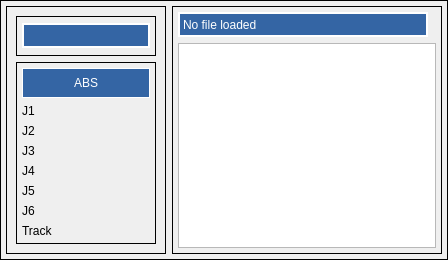
                  <widget class="QFrame" name="gridFrame">
                   <property name="minimumSize">
                    <size>
                     <width>420</width>
                     <height>250</height>
                    </size>
                   </property>
                   <property name="maximumSize">
                    <size>
                     <width>9999</width>
                     <height>16777215</height>
                    </size>
                   </property>
                   <property name="frameShape">
                    <enum>QFrame::Panel</enum>
                   </property>
                   <layout class="QGridLayout" name="gridLayout_23">
                    <property name="leftMargin">
                     <number>5</number>
                    </property>
                    <property name="topMargin">
                     <number>5</number>
                    </property>
                    <property name="rightMargin">
                     <number>5</number>
                    </property>
                    <property name="bottomMargin">
                     <number>5</number>
                    </property>
                    <item row="2" column="4">
                     <widget class="QFrame" name="gridFrame">
                      <property name="minimumSize">
                       <size>
                        <width>270</width>
                        <height>0</height>
                       </size>
                      </property>
                      <property name="maximumSize">
                       <size>
                        <width>260</width>
                        <height>16777215</height>
                       </size>
                      </property>
                      <property name="frameShape">
                       <enum>QFrame::Box</enum>
                      </property>
                      <layout class="QGridLayout" name="gridLayout_61">
                       <property name="leftMargin">
                        <number>5</number>
                       </property>
                       <property name="topMargin">
                        <number>5</number>
                       </property>
                       <property name="rightMargin">
                        <number>5</number>
                       </property>
                       <property name="bottomMargin">
                        <number>5</number>
                       </property>
                       <item row="1" column="0">
                        <widget class="QTextEdit" name="textEdit"/>
                       </item>
                       <item row="0" column="0">
                        <widget class="QLabel" name="filepath">
                         <property name="minimumSize">
                          <size>
                           <width>0</width>
                           <height>25</height>
                          </size>
                         </property>
                         <property name="maximumSize">
                          <size>
                           <width>250</width>
                           <height>30</height>
                          </size>
                         </property>
                         <property name="styleSheet">
                          <string notr="true">color: rgb(255, 255, 255);
background-color:rgb(52, 101, 164);</string>
                         </property>
                         <property name="frameShape">
                          <enum>QFrame::Box</enum>
                         </property>
                         <property name="lineWidth">
                          <number>2</number>
                         </property>
                         <property name="text">
                          <string>No file loaded</string>
                         </property>
                         <property name="rules" stdset="0">
                          <string>[{&quot;channels&quot;: [{&quot;url&quot;: &quot;status:file&quot;, &quot;trigger&quot;: true}], &quot;property&quot;: &quot;Text&quot;, &quot;expression&quot;: &quot;str(ch[0])&quot;, &quot;name&quot;: &quot;file path&quot;}]</string>
                         </property>
                        </widget>
                       </item>
                      </layout>
                     </widget>
                    </item>
                    <item row="2" column="0" colspan="4">
                     <widget class="QFrame" name="gridFrame">
                      <property name="minimumSize">
                       <size>
                        <width>160</width>
                        <height>0</height>
                       </size>
                      </property>
                      <property name="maximumSize">
                       <size>
                        <width>160</width>
                        <height>16777215</height>
                       </size>
                      </property>
                      <property name="styleSheet">
                       <string notr="true"/>
                      </property>
                      <property name="frameShape">
                       <enum>QFrame::Box</enum>
                      </property>
                      <layout class="QGridLayout" name="gridLayout_20">
                       <item row="1" column="0" rowspan="2">
                        <widget class="QFrame" name="gridFrame">
                         <property name="sizePolicy">
                          <sizepolicy hsizetype="Preferred" vsizetype="Preferred">
                           <horstretch>0</horstretch>
                           <verstretch>0</verstretch>
                          </sizepolicy>
                         </property>
                         <property name="minimumSize">
                          <size>
                           <width>140</width>
                           <height>120</height>
                          </size>
                         </property>
                         <property name="maximumSize">
                          <size>
                           <width>120</width>
                           <height>350</height>
                          </size>
                         </property>
                         <property name="styleSheet">
                          <string notr="true">
QLabel {font: 16pt &quot;DejaVu Sans&quot;;}
</string>
                         </property>
                         <property name="frameShape">
                          <enum>QFrame::Box</enum>
                         </property>
                         <layout class="QGridLayout" name="gridLayout_21">
                          <property name="leftMargin">
                           <number>5</number>
                          </property>
                          <property name="topMargin">
                           <number>5</number>
                          </property>
                          <property name="rightMargin">
                           <number>5</number>
                          </property>
                          <property name="bottomMargin">
                           <number>5</number>
                          </property>
                          <item row="1" column="2">
                           <widget class="QLabel" name="label_15">
                            <property name="maximumSize">
                             <size>
                              <width>30</width>
                              <height>30</height>
                             </size>
                            </property>
                            <property name="text">
                             <string>J1</string>
                            </property>
                           </widget>
                          </item>
                          <item row="4" column="2">
                           <widget class="QLabel" name="label_17">
                            <property name="maximumSize">
                             <size>
                              <width>30</width>
                              <height>30</height>
                             </size>
                            </property>
                            <property name="text">
                             <string>J3</string>
                            </property>
                           </widget>
                          </item>
                          <item row="8" column="2">
                           <widget class="QLabel" name="label_23">
                            <property name="maximumSize">
                             <size>
                              <width>30</width>
                              <height>30</height>
                             </size>
                            </property>
                            <property name="text">
                             <string>J6</string>
                            </property>
                           </widget>
                          </item>
                          <item row="9" column="2">
                           <widget class="QLabel" name="label_24">
                            <property name="maximumSize">
                             <size>
                              <width>80</width>
                              <height>30</height>
                             </size>
                            </property>
                            <property name="text">
                             <string>Track</string>
                            </property>
                           </widget>
                          </item>
                          <item row="6" column="2">
                           <widget class="QLabel" name="label_18">
                            <property name="maximumSize">
                             <size>
                              <width>30</width>
                              <height>30</height>
                             </size>
                            </property>
                            <property name="text">
                             <string>J4</string>
                            </property>
                           </widget>
                          </item>
                          <item row="0" column="2" colspan="3">
                           <widget class="QLabel" name="label_8">
                            <property name="minimumSize">
                             <size>
                              <width>110</width>
                              <height>30</height>
                             </size>
                            </property>
                            <property name="maximumSize">
                             <size>
                              <width>190</width>
                              <height>30</height>
                             </size>
                            </property>
                            <property name="styleSheet">
                             <string notr="true">color: rgb(255, 255, 255);
background-color:rgb(52, 101, 164);</string>
                            </property>
                            <property name="frameShape">
                             <enum>QFrame::Box</enum>
                            </property>
                            <property name="text">
                             <string>ABS</string>
                            </property>
                            <property name="alignment">
                             <set>Qt::AlignCenter</set>
                            </property>
                           </widget>
                          </item>
                          <item row="3" column="3">
                           <widget class="QLabel" name="statuslabel_14">
                            <property name="rules" stdset="0">
                             <string>[{&quot;channels&quot;: [{&quot;url&quot;: &quot;position:rel&quot;, &quot;trigger&quot;: true}], &quot;property&quot;: &quot;Text&quot;, &quot;expression&quot;: &quot;'{:.4f}'.format(ch[0][1])&quot;, &quot;name&quot;: &quot;abs pos&quot;}]</string>
                            </property>
                           </widget>
                          </item>
                          <item row="1" column="3">
                           <widget class="QLabel" name="statuslabel_13">
                            <property name="rules" stdset="0">
                             <string>[{&quot;channels&quot;: [{&quot;url&quot;: &quot;position:rel?&quot;, &quot;trigger&quot;: true}], &quot;property&quot;: &quot;Text&quot;, &quot;expression&quot;: &quot;'{:.4f}'.format(ch[0][0])&quot;, &quot;name&quot;: &quot;abs pos&quot;}]</string>
                            </property>
                           </widget>
                          </item>
                          <item row="7" column="2">
                           <widget class="QLabel" name="label_10">
                            <property name="maximumSize">
                             <size>
                              <width>30</width>
                              <height>30</height>
                             </size>
                            </property>
                            <property name="text">
                             <string>J5</string>
                            </property>
                           </widget>
                          </item>
                          <item row="4" column="3">
                           <widget class="QLabel" name="statuslabel_15">
                            <property name="rules" stdset="0">
                             <string>[{&quot;channels&quot;: [{&quot;url&quot;: &quot;position:rel&quot;, &quot;trigger&quot;: true}], &quot;property&quot;: &quot;Text&quot;, &quot;expression&quot;: &quot;'{:.4f}'.format(ch[0][2])&quot;, &quot;name&quot;: &quot;abs pos&quot;}]</string>
                            </property>
                           </widget>
                          </item>
                          <item row="6" column="3">
                           <widget class="QLabel" name="statuslabel_16">
                            <property name="rules" stdset="0">
                             <string>[{&quot;channels&quot;: [{&quot;url&quot;: &quot;position:rel&quot;, &quot;trigger&quot;: true}], &quot;property&quot;: &quot;Text&quot;, &quot;expression&quot;: &quot;'{:.3f}'.format(ch[0][3])&quot;, &quot;name&quot;: &quot;abs pos&quot;}]</string>
                            </property>
                           </widget>
                          </item>
                          <item row="3" column="2">
                           <widget class="QLabel" name="label_16">
                            <property name="maximumSize">
                             <size>
                              <width>30</width>
                              <height>30</height>
                             </size>
                            </property>
                            <property name="text">
                             <string>J2</string>
                            </property>
                           </widget>
                          </item>
                         </layout>
                        </widget>
                       </item>
                       <item row="0" column="0">
                        <widget class="QFrame" name="gridFrame">
                         <property name="minimumSize">
                          <size>
                           <width>0</width>
                           <height>40</height>
                          </size>
                         </property>
                         <property name="maximumSize">
                          <size>
                           <width>160</width>
                           <height>40</height>
                          </size>
                         </property>
                         <property name="styleSheet">
                          <string notr="true"/>
                         </property>
                         <property name="frameShape">
                          <enum>QFrame::Box</enum>
                         </property>
                         <layout class="QGridLayout" name="gridLayout_38">
                          <property name="leftMargin">
                           <number>5</number>
                          </property>
                          <property name="topMargin">
                           <number>5</number>
                          </property>
                          <property name="rightMargin">
                           <number>5</number>
                          </property>
                          <property name="bottomMargin">
                           <number>5</number>
                          </property>
                          <item row="0" column="0">
                           <widget class="QLabel" name="statuslabel_19">
                            <property name="maximumSize">
                             <size>
                              <width>190</width>
                              <height>25</height>
                             </size>
                            </property>
                            <property name="font">
                             <font>
                              <family>DejaVu Sans</family>
                              <pointsize>10</pointsize>
                              <weight>50</weight>
                              <italic>false</italic>
                              <bold>false</bold>
                             </font>
                            </property>
                            <property name="styleSheet">
                             <string notr="true">color: rgb(255, 255, 255);
background-color:rgb(52, 101, 164);</string>
                            </property>
                            <property name="frameShape">
                             <enum>QFrame::Box</enum>
                            </property>
                            <property name="lineWidth">
                             <number>2</number>
                            </property>
                            <property name="rules" stdset="0">
                             <string>[{&quot;channels&quot;: [{&quot;url&quot;: &quot;status:current_vel&quot;, &quot;trigger&quot;: true}], &quot;property&quot;: &quot;Text&quot;, &quot;expression&quot;: &quot;'FEED ' + str(ch[0]*60) + '  IPM'&quot;, &quot;name&quot;: &quot;current velocity&quot;}]</string>
                            </property>
                           </widget>
                          </item>
                         </layout>
                        </widget>
                       </item>
                      </layout>
                     </widget>
                    </item>
                   </layout>
                  </widget>
